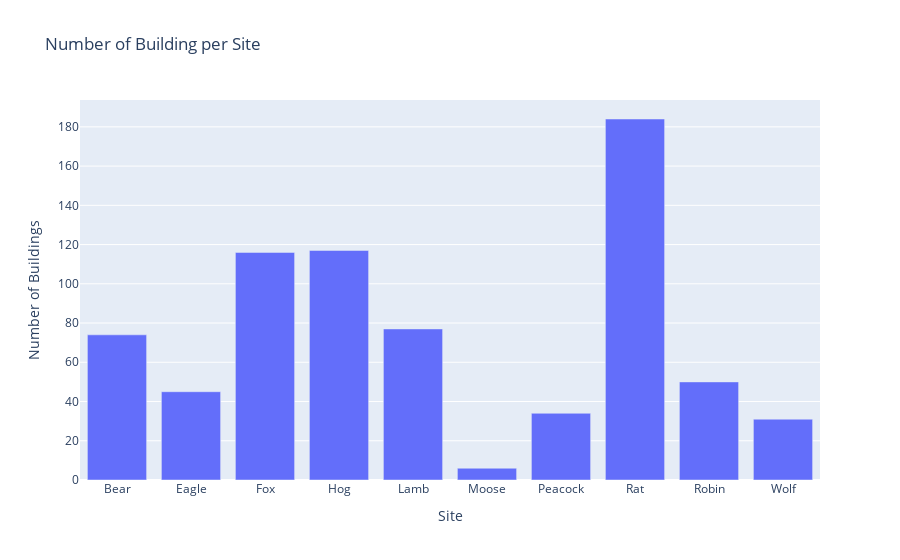

Write notebook code for a chart like this one.
### Markdown cell above
## Investigate data by site

### Code cell
site_counts_df = site_counts.reset_index()
site_counts_df.columns = ['Site', 'Number of Buildings']
fig = px.bar(site_counts_df, x='Site', y = 'Number of Buildings', title = 'Number of Building per Site')
fig.show()

### Figure 1 — Plotly figure (JSON) as saved in the notebook; plotly's stock layout.template omitted (floating-point values rounded to 4 significant figures)
{"data": [{"hovertemplate": "Site=%{x}<br>Number of Buildings=%{y}<extra></extra>", "legendgroup": "", "marker": {"color": "#636efa", "pattern": {"shape": ""}}, "name": "", "orientation": "v", "showlegend": false, "textposition": "auto", "type": "bar", "x": ["Bear", "Eagle", "Fox", "Hog", "Lamb", "Moose", "Peacock", "Rat", "Robin", "Wolf"], "xaxis": "x", "y": [74, 45, 116, 117, 77, 6, 34, 184, 50, 31], "yaxis": "y"}], "layout": {"barmode": "relative", "legend": {"tracegroupgap": 0}, "title": {"text": "Number of Building per Site"}, "xaxis": {"anchor": "y", "domain": [0, 1], "title": {"text": "Site"}}, "yaxis": {"anchor": "x", "domain": [0, 1], "title": {"text": "Number of Buildings"}}}}
